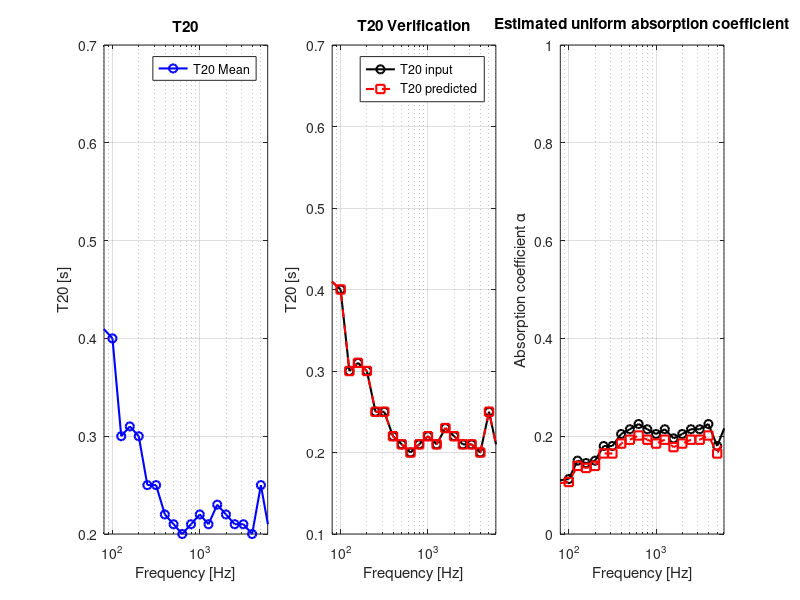

Recreate this plot in MATLAB.
clear; clc;

Lx = 6.98;
Ly = 8.12;
Lz = 3.03;

V = Lx * Ly * Lz;
fprintf('Room volume %.2f m^3\n', V);

S_floor = Lx * Ly;
S_ceiling = Lx * Ly;
S_walls = 2 * Lx * Lz + 2 * Ly * Lz;
S_total = S_floor + S_ceiling + S_walls; % total surface area

% T20 measurements (from VRLab measurement report)
% values are read from figure 7 in that measurement report

fc = [50, 63, 79, 100, 126, 158, 200, 251, 316, 398, 501, 631, 794, 1000, 1259, 1585, 1995, 2512, 3162, 3981, 5012, 6310, 7943, 10000];
T20 = [0.59, 0.62, 0.41, 0.4, 0.3, 0.31, 0.3, 0.25, 0.25, 0.22, 0.21, 0.2, 0.21, 0.22, 0.21, 0.23, 0.22, 0.21, 0.21, 0.2, 0.25, 0.2, 0.35, 0.45];

n_bands = length(fc);

RT60 = 3 * T20;
alpha_sabine = (0.161 * V) ./ (S_total .* RT60);
fprintf("Sabine Alpha: %.2f\n", alpha_sabine);

alpha_eyring = 1 - exp(-(0.161 *V) ./ (S_total .* RT60));

RT60_predicted = -0.161 * V ./ (S_total .* log(1 - alpha_eyring));
T20_predicted = RT60_predicted / 3;

fprintf("Absorption coefficients across all surfaces:\n");
fprintf("%-8s %-10s %-12s %-14s %-10s %-10s %-10s\n", 'fc [Hz]', 'T20 [s]', 'RT60 [s]', 'RT60 pred [s]', 'T20 pred [s]', 'alpha Sabine', 'alpha Eyring');
for i = 1:n_bands
    fprintf('%-8d %-10.4f %-12.4f %-14.4f %-12.4f %-10.4f %-10.4f\n', fc(i), T20(i), RT60(i), RT60_predicted(i), T20_predicted(i), alpha_sabine(i), alpha_eyring(i));
end

figure('Position', [100 100 1200 450]);

subplot(1,3,1);
semilogx(fc, T20, 'b-o', 'LineWidth', 1.5, 'DisplayName', 'T20 Mean');
xlabel('Frequency [Hz]'); 
ylabel('T20 [s]');
title('T20');
legend('Location', 'northeast');
grid on;
xlim([80 6000]);

subplot(1,3,2);
semilogx(fc, T20, 'k-o', 'LineWidth', 1.5, 'DisplayName', 'T20 input');
hold on;
semilogx(fc, T20_predicted, 'r--s', 'LineWidth', 1.5, 'DisplayName', 'T20 predicted');
xlabel('Frequency [Hz]');
ylabel('T20 [s]');
title('T20 Verification');
legend;
grid on;
xlim([80 6000]);

subplot(1,3,3);
semilogx(fc, alpha_sabine, 'k-o', 'LineWidth', 1.5, 'DisplayName', 'Alpha Sabine');
hold on;
semilogx(fc, alpha_eyring, 'r--s', 'LineWidth', 1.5, 'DisplayName', 'Alpha Eyring');
xlabel('Frequency [Hz]');
ylabel('Absorption coefficient \alpha');
title("Estimated uniform absorption coefficient");
grid on;
xlim([80 6000]);
ylim([0 1]);

absorption.fc = fc;
absorption.alpha_sabine = alpha_sabine;
absorption.alpha_eyring = alpha_eyring;
absorption.T20 = T20;
absorption.RT60 = RT60;
absorption.room_dim = [Lx, Ly, Lz];
absorption.S_total = S_total;
absorption.V = V;

save('absorption_coefficients.mat', 'absorption');
